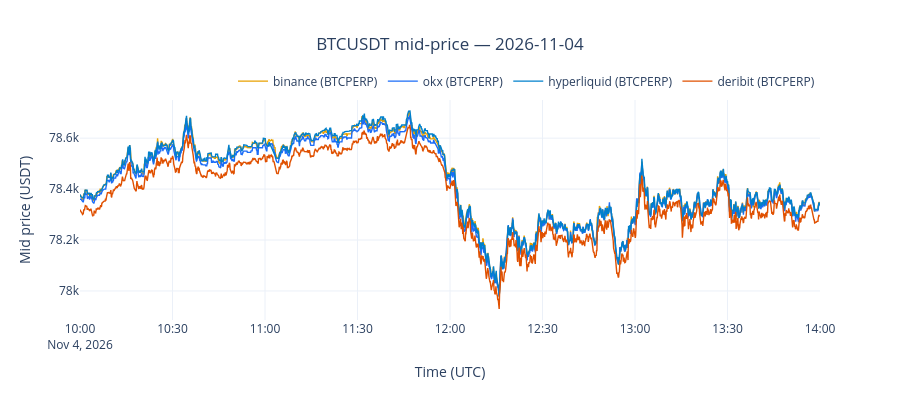

Notebook code cell kept with this figure:
### Markdown cell above
## 6. Mid-Price Check

Reconstruct best-bid/offer from the delta stream and verify price continuity before the backtest.

### Code cell
_ACTION_CLEAR, _ACTION_DELETE, _SIDE_BUY = 4, 3, 1

def reconstruct_bbo(deltas):
    """Walk deltas inside the window and return an array of (ts_seconds, bid, ask) at each snapshot boundary."""
    s0, s1 = int(START.timestamp() * 1e9), int(END.timestamp() * 1e9)
    bids, asks, rows = {}, {}, []
    for d in deltas:
        if not (s0 <= d.ts_event <= s1):
            continue
        action = int(d.action)
        if action == _ACTION_CLEAR:
            bids.clear(); asks.clear(); continue
        if d.order is None:
            continue
        book = bids if int(d.order.side) == _SIDE_BUY else asks
        price, size = float(d.order.price), float(d.order.size)
        if action == _ACTION_DELETE or size == 0:
            book.pop(price, None)
        else:
            book[price] = size
        if int(d.flags) & 1 and bids and asks:
            b, a = max(bids), min(asks)
            if b < a:
                rows.append((d.ts_event / 1e9, b, a))
    return np.array(rows)

BBO = {v: reconstruct_bbo(d) for v, d in DELTAS.items()}

fig = go.Figure()
for venue, arr in BBO.items():
    step = max(1, len(arr) // 2000)
    t = [datetime.fromtimestamp(x, tz=timezone.utc) for x in arr[::step, 0]]
    fig.add_trace(go.Scatter(x=t, y=(arr[::step, 1] + arr[::step, 2]) / 2, name=f"{venue} (BTCPERP)",
                             line=dict(color=COLORS.get(venue, "#888"), width=1.4)))
fig.update_layout(title=dict(text=f"BTCUSDT mid-price — {DATE}", x=0.5), template="plotly_white", height=400,
                  xaxis_title="Time (UTC)", yaxis_title="Mid price (USDT)",
                  legend=dict(orientation="h", yanchor="bottom", y=1.02, xanchor="right", x=1))
fig.show()
ipy_display(Image(fig.to_image(format="png", scale=2, width=950)))

### Figure 1 — Plotly figure (JSON) as saved in the notebook; plotly's stock layout.template omitted (floating-point values rounded to 4 significant figures; data arrays with more than 128 entries replaced by an {"elided": "..."} marker saying what was removed)
{"data": [{"line": {"color": "#E8A000", "width": 1.4}, "name": "binance (BTCPERP)", "type": "scatter", "x": {"elided": "2023 str values"}, "y": {"elided": "2023 float values"}}, {"line": {"color": "#1B6CF7", "width": 1.4}, "name": "okx (BTCPERP)", "type": "scatter", "x": {"elided": "2027 str values"}, "y": {"elided": "2027 float values"}}, {"line": {"color": "#0080CC", "width": 1.4}, "name": "hyperliquid (BTCPERP)", "type": "scatter", "x": {"elided": "2668 str values"}, "y": {"elided": "2668 float values"}}, {"line": {"color": "#E05000", "width": 1.4}, "name": "deribit (BTCPERP)", "type": "scatter", "x": {"elided": "2023 str values"}, "y": {"elided": "2023 float values"}}], "layout": {"height": 400, "legend": {"orientation": "h", "x": 1, "xanchor": "right", "y": 1.02, "yanchor": "bottom"}, "title": {"text": "BTCUSDT mid-price — 2026-11-04", "x": 0.5}, "xaxis": {"title": {"text": "Time (UTC)"}}, "yaxis": {"title": {"text": "Mid price (USDT)"}}}}
